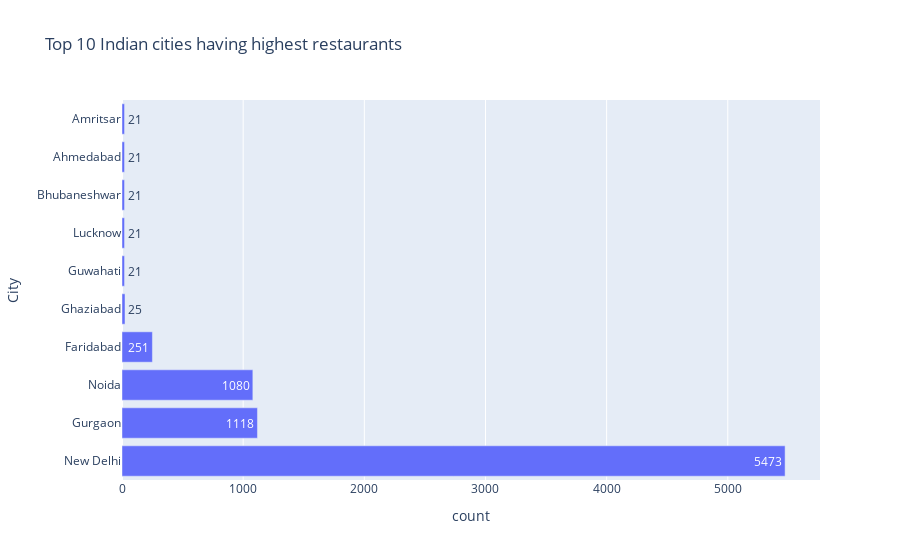

The code cell stored with this chart in its notebook:
### Code cell
fig = px.bar(indian_restaurants, x='count', y='City', text_auto=True,
             title='Top 10 Indian cities having highest restaurants')

# fig.update_traces(textinfo='values')

fig.show()

### Figure 1 — Plotly figure (JSON) as saved in the notebook; plotly's stock layout.template omitted (floating-point values rounded to 4 significant figures)
{"data": [{"alignmentgroup": "True", "hovertemplate": "count=%{x}<br>City=%{y}<extra></extra>", "legendgroup": "", "marker": {"color": "#636efa", "pattern": {"shape": ""}}, "name": "", "offsetgroup": "", "orientation": "h", "showlegend": false, "textposition": "auto", "texttemplate": "%{x}", "type": "bar", "x": [5473, 1118, 1080, 251, 25, 21, 21, 21, 21, 21], "xaxis": "x", "y": ["New Delhi", "Gurgaon", "Noida", "Faridabad", "Ghaziabad", "Guwahati", "Lucknow", "Bhubaneshwar", "Ahmedabad", "Amritsar"], "yaxis": "y"}], "layout": {"barmode": "relative", "legend": {"tracegroupgap": 0}, "title": {"text": "Top 10 Indian cities having highest restaurants"}, "xaxis": {"anchor": "y", "domain": [0, 1], "title": {"text": "count"}}, "yaxis": {"anchor": "x", "domain": [0, 1], "title": {"text": "City"}}}}
